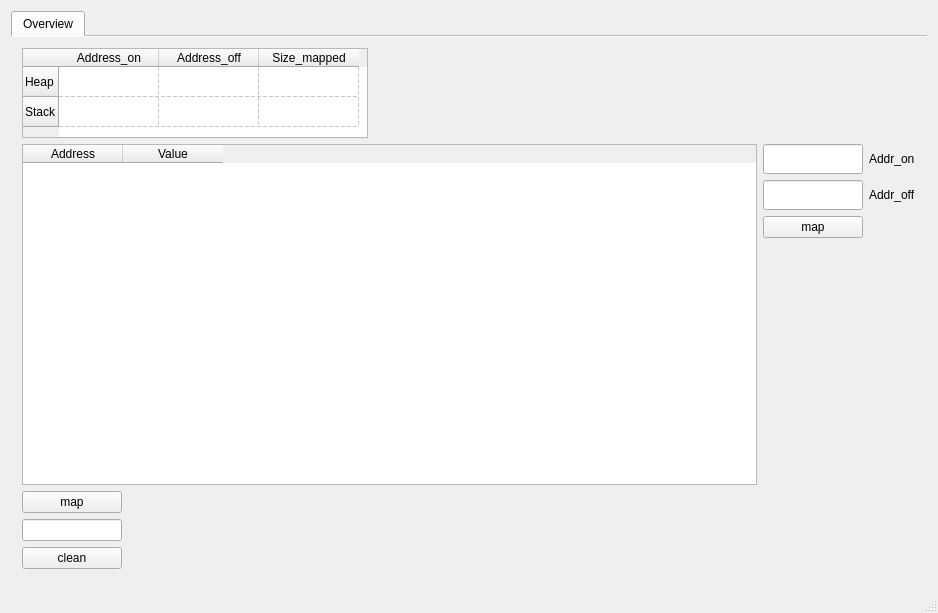
<?xml version="1.0" encoding="UTF-8"?>
<ui version="4.0">
 <class>MainWindow</class>
 <widget class="QMainWindow" name="MainWindow">
  <property name="geometry">
   <rect>
    <x>0</x>
    <y>0</y>
    <width>938</width>
    <height>613</height>
   </rect>
  </property>
  <property name="windowTitle">
   <string>maproc v1.0</string>
  </property>
  <widget class="QWidget" name="centralWidget">
   <layout class="QVBoxLayout" name="verticalLayout">
    <item>
     <widget class="QTabWidget" name="tabWidget">
      <property name="currentIndex">
       <number>0</number>
      </property>
      <property name="documentMode">
       <bool>true</bool>
      </property>
      <widget class="QWidget" name="Overview">
       <attribute name="title">
        <string>Overview</string>
       </attribute>
       <layout class="QVBoxLayout" name="verticalLayout_3">
        <item>
         <layout class="QGridLayout" name="gridLayout">
          <item row="1" column="1">
           <widget class="QTableWidget" name="viewAddress">
            <property name="enabled">
             <bool>true</bool>
            </property>
            <property name="sizePolicy">
             <sizepolicy hsizetype="Expanding" vsizetype="Expanding">
              <horstretch>100</horstretch>
              <verstretch>100</verstretch>
             </sizepolicy>
            </property>
            <property name="minimumSize">
             <size>
              <width>500</width>
              <height>300</height>
             </size>
            </property>
            <property name="maximumSize">
             <size>
              <width>1300</width>
              <height>1300</height>
             </size>
            </property>
            <property name="sizeIncrement">
             <size>
              <width>500</width>
              <height>100</height>
             </size>
            </property>
            <property name="cursor" stdset="0">
             <cursorShape>ArrowCursor</cursorShape>
            </property>
            <property name="showGrid">
             <bool>true</bool>
            </property>
            <property name="gridStyle">
             <enum>Qt::DashLine</enum>
            </property>
            <column>
             <property name="text">
              <string>Address</string>
             </property>
            </column>
            <column>
             <property name="text">
              <string>Value</string>
             </property>
            </column>
           </widget>
          </item>
          <item row="0" column="1">
           <widget class="QTableWidget" name="infos_addr">
            <property name="minimumSize">
             <size>
              <width>346</width>
              <height>90</height>
             </size>
            </property>
            <property name="maximumSize">
             <size>
              <width>346</width>
              <height>90</height>
             </size>
            </property>
            <property name="sizeIncrement">
             <size>
              <width>10</width>
              <height>10</height>
             </size>
            </property>
            <property name="cursor" stdset="0">
             <cursorShape>PointingHandCursor</cursorShape>
            </property>
            <property name="contextMenuPolicy">
             <enum>Qt::NoContextMenu</enum>
            </property>
            <property name="autoFillBackground">
             <bool>false</bool>
            </property>
            <property name="gridStyle">
             <enum>Qt::DashLine</enum>
            </property>
            <row>
             <property name="text">
              <string>Heap</string>
             </property>
            </row>
            <row>
             <property name="text">
              <string>Stack</string>
             </property>
            </row>
            <column>
             <property name="text">
              <string>Address_on</string>
             </property>
            </column>
            <column>
             <property name="text">
              <string>Address_off</string>
             </property>
            </column>
            <column>
             <property name="text">
              <string>Size_mapped</string>
             </property>
            </column>
           </widget>
          </item>
          <item row="1" column="3">
           <layout class="QFormLayout" name="formmap">
            <item row="0" column="0">
             <widget class="QLineEdit" name="addr_on">
              <property name="minimumSize">
               <size>
                <width>100</width>
                <height>30</height>
               </size>
              </property>
              <property name="maximumSize">
               <size>
                <width>100</width>
                <height>30</height>
               </size>
              </property>
             </widget>
            </item>
            <item row="1" column="0">
             <widget class="QLineEdit" name="addr_off">
              <property name="minimumSize">
               <size>
                <width>100</width>
                <height>30</height>
               </size>
              </property>
              <property name="maximumSize">
               <size>
                <width>100</width>
                <height>30</height>
               </size>
              </property>
             </widget>
            </item>
            <item row="2" column="0" colspan="2">
             <widget class="QPushButton" name="map">
              <property name="maximumSize">
               <size>
                <width>100</width>
                <height>30</height>
               </size>
              </property>
              <property name="text">
               <string>map</string>
              </property>
             </widget>
            </item>
            <item row="3" column="0">
             <spacer name="verticalSpacer">
              <property name="orientation">
               <enum>Qt::Vertical</enum>
              </property>
              <property name="sizeHint" stdset="0">
               <size>
                <width>20</width>
                <height>40</height>
               </size>
              </property>
             </spacer>
            </item>
            <item row="0" column="1">
             <widget class="QLabel" name="addrOn_label">
              <property name="text">
               <string>Addr_on</string>
              </property>
             </widget>
            </item>
            <item row="1" column="1">
             <widget class="QLabel" name="addrOff_label">
              <property name="text">
               <string>Addr_off</string>
              </property>
             </widget>
            </item>
           </layout>
          </item>
         </layout>
        </item>
        <item>
         <widget class="QPushButton" name="mapButton">
          <property name="maximumSize">
           <size>
            <width>100</width>
            <height>100</height>
           </size>
          </property>
          <property name="text">
           <string>map</string>
          </property>
         </widget>
        </item>
        <item>
         <widget class="QLineEdit" name="setPid">
          <property name="maximumSize">
           <size>
            <width>100</width>
            <height>40</height>
           </size>
          </property>
         </widget>
        </item>
        <item>
         <widget class="QPushButton" name="cleanButton">
          <property name="maximumSize">
           <size>
            <width>100</width>
            <height>40</height>
           </size>
          </property>
          <property name="text">
           <string>clean</string>
          </property>
         </widget>
        </item>
       </layout>
      </widget>
     </widget>
    </item>
   </layout>
  </widget>
  <widget class="QStatusBar" name="statusBar"/>
 </widget>
 <layoutdefault spacing="6" margin="11"/>
 <resources/>
 <connections/>
</ui>
